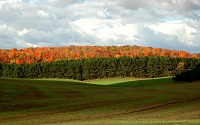
//> input picture 1.jpg, 200 x 125 px
$ ./Struct_3_Experimental   (built with g++ and OpenCV 4)
//> lines starting //> are read from the running program, lines starting //| are printed output that depends on the picture
#include "opencv2/core/core.hpp"
#include "opencv2/highgui/highgui.hpp"
#include "opencv2/imgproc/imgproc.hpp"
#include <iostream>
#include <vector>
#include <cmath>
#include <chrono>

using namespace cv;
using namespace std;
using namespace std::chrono;

// Dont touch these
const int modK = 5;
const int modNt = 4;
const double infinity = 10000000000;
const int colors_draw[modK + 1][3] = { {0, 0, 0}, {0, 255, 0}, {0, 255, 255}, {0, 0, 255}, {255, 0, 255}, {255, 0, 0} };

// Better dont touch these
const double color_scale = 1. / 100.;
const double weight = 0.5;

// Actual params, which can be changed
// Better start with epsilon around 10
// And give at least 500 first iterations
const int em_iter = 10;
const int first_iter = 2000;
const int iter = 200;
const double epsilon = 10;
// Iterations will stop when prev epsilon and cur epsilon wont differ more then on this value
const double accuracy = 0.01;

// Set hack_value to zero if u are not hacker
// Empirical rule: if current epsilon is close to zero
// That means that diffusion made all (or almost all) max arcs equal
// Which means that we can get solution from the updated weights of diffusion
// So instead of finding markup which epsilon close to best we can find best itself
const double hack_value = 0.;

const bool experimental = true;

// Percentages of image taken for calculating distribution
const double perc_h = 0.2;

// Aprior probs
const double aprior[3] = {9. / 20.,
                          1. / 10.,
	                      9. / 20.};

// Saving results
// [29 lines left out: function save_and_show, not called in this run]

// Scalar mult
double vec_mult(double* x, double* y)
{
	double sum = 0.;
	for (int c = 0; c < 3; ++c)
		sum += x[c] * y[c];

	return sum;
}

// vec(x) * mat(a)
double* mat_mult(double* x, double** a)
{
	double* res = new double[3];
	for (int c = 0; c < 3; ++c)
		res[c] = vec_mult(x, a[c]);

	return res;
}

// q function
double q_func(int x[3], double* mus, double* eps, const int k)
{
	// TODO: check if this is correct
	double* x_ = new double[3];
	for (int c = 0; c < 3; ++c)
		x_[c] = x[c] * color_scale - mus[k * 3 + c];

	Mat mep(3, 3, CV_64FC1);
	for (int c = 0; c < 3; ++c)
		for (int c_ = 0; c_ < 3; ++c_)
			mep.at<double>(c, c_) = eps[k * 9 + c * 3 + c_];

	Mat inverse = mep.inv();

	double** ep = new double* [3];
	for (int c = 0; c < 3; ++c)
		ep[c] = new double[3];

	for (int c = 0; c < 3; ++c)
		for (int c_ = 0; c_ < 3; ++c_)
			ep[c][c_] = inverse.at<double>(c, c_);

	double* z = mat_mult(x_, ep);
	double result = vec_mult(x_, z);

	delete[] z;
	delete[] x_;

	for (int c = 0; c < 3; ++c)
		delete[] ep[c];
	delete[] ep;

	return -result;
}

double g_plus(const int x1, const int y1, const int x2, const int y2, const int k1, const int k2)
{
	if ((k1 == 0) && (k2 == 0))
	{
		return 0;
	}

	if ((k1 == 1) && (k2 == 1))
	{
		if (x1 != x2)
			return 0;
		else
			return -infinity;
	}

	if ((k1 == 2) && (k2 == 2))
	{
		return 0;
	}

	if ((k1 == 3) && (k2 == 3))
	{
		if (x1 != x2)
			return 0;
		else
			return -infinity;
	}

	if ((k1 == 4) && (k2 == 4))
	{
		return 0;
	}

	///////////////////////////////////////////////

	if ((k1 == 1) && (k2 == 0))
	{
		if (y1 > y2)
			return -infinity;
		else
			return -weight;
	}

	if ((k1 == 0) && (k2 == 1))
	{
		if (y2 > y1)
			return -infinity;
		else
			return -weight;
	}

	// -------------------------

	if ((k1 == 2) && (k2 == 0))
	{
		return -infinity;
	}

	if ((k1 == 0) && (k2 == 2))
	{
		return -infinity;
	}

	// --------------------------

	if ((k1 == 3) && (k2 == 0))
	{
		if (y1 > y2)
			return -infinity;
		else
			return -weight;
	}

	if ((k1 == 0) && (k2 == 3))
	{
		if (y2 > y1)
			return -infinity;
		else
			return -weight;
	}

	// ---------------------------

	if ((k1 == 4) && (k2 == 0))
	{
		return -infinity;
	}

	if ((k1 == 0) && (k2 == 4))
	{
		return -infinity;
	}

	// ----------------------------

	if ((k1 == 2) && (k2 == 1))
	{
		if (y1 > y2)
			return -infinity;
		else
			return -weight;
	}

	if ((k1 == 1) && (k2 == 2))
	{
		if (y2 > y1)
			return -infinity;
		else
			return -weight;
	}

	// ---------------------------

	if ((k1 == 3) && (k2 == 1))
	{
		if (y1 > y2)
			return -infinity;
		else
			return -weight;
	}

	if ((k1 == 1) && (k2 == 3))
	{
		if (y2 > y1)
			return -infinity;
		else
			return -weight;
	}

	// --------------------------

	if ((k1 == 4) && (k2 == 1))
	{
		return -infinity;
	}

	if ((k1 == 1) && (k2 == 4))
	{
		return -infinity;
	}

	// -------------------------

	if ((k1 == 3) && (k2 == 2))
	{
		if (y1 > y2)
			return -infinity;
		else
			return -weight;
	}

	if ((k1 == 2) && (k2 == 3))
	{
		if (y2 > y1)
			return -infinity;
		else
			return -weight;
	}

	// -------------------------

	if ((k1 == 4) && (k2 == 2))
	{
		return -infinity;
	}

	if ((k1 == 2) && (k2 == 4))
	{
		return -infinity;
	}

	// -------------------------

	if ((k1 == 4) && (k2 == 3))
	{
		if (y1 > y2)
			return -infinity;
		else
			return -weight;
	}

	if ((k1 == 3) && (k2 == 4))
	{
		if (y2 > y1)
			return -infinity;
		else
			return -weight;
	}

	// -------------------------

	cout << "Something is wrong... I can feel it" << endl;
	return -infinity;
}

double* calculate_mu(const int height, const int width, const int col, int* colors, int* colors_mask)
{
	int amount = 0;

	// Initialize result
	double* result = new double[3]();

	// To be safe
	for (int c = 0; c < 3; ++c)
		result[c] = 0.;

	// Sum all the pixel colors
	for (int t = 0; t < width * height; ++t)
	{
		if (colors_mask[t * 3 + col] == 255)
		{
			for (int c = 0; c < 3; ++c)
				result[c] += double(colors[t * 3 + c]) * color_scale;
			amount++;
		}
	}

	// Devide by amount
	for (int c = 0; c < 3; ++c)
		result[c] /= double(amount);

	return result;
}

double* calculate_ep(const int height, const int width, const int col, int* colors, int* colors_mask, double* mu)
{
	int amount = 0;

	// Initialize result
	double* result = new double[3 * 3]();

	// To be safe
	for (int c1 = 0; c1 < 3; ++c1)
		for (int c2 = 0; c2 < 3; ++c2)
			result[c1 * 3 + c2] = 0.;

	// Sum all the elements
	for (int t = 0; t < width * height; ++t)
	{
		if (colors_mask[t * 3 + col] == 255)
		{
			double x_mu[3];
			for (int c = 0; c < 3; ++c)
			{
				x_mu[c] = colors[t * 3 + c] * color_scale - mu[c];
			}

			for (int c1 = 0; c1 < 3; ++c1)
				for (int c2 = 0; c2 < 3; ++c2)
				{
					// TODO: check if this is correct
					result[c1 * 3 + c2] += x_mu[c1] * x_mu[c2];
				}
			amount++;
		}
	}

	// Devide by amount
	for (int c1 = 0; c1 < 3; ++c1)
		for (int c2 = 0; c2 < 3; ++c2)
			result[c1 * 3 + c2] /= amount;

	return result;
}

void get_distributions(double* mus, double* eps,
	const int height, const int width, int* colors, int const classes)
{
	int* colors_mask = new int[height * width * 3]();

	for (int x = 0; x < width; ++x)
	{
		for (int y = 0; y < height * perc_h; ++y)
			colors_mask[(x * height + y) * 3 + 0] = 255;

		for (int y = int((1 - perc_h) * height); y < height; ++y)
			colors_mask[(x * height + y) * 3 + 1] = 255;
	}

	// Calculate all mus
	double* mu_0 = calculate_mu(height, width, 1, colors, colors_mask);
	double* mu_2 = calculate_mu(height, width, 0, colors, colors_mask);
	double* mu_1 = new double[3];

	for (int d = 0; d < 3; ++d)
	{
		if (abs(mu_0[d] - mu_2[d]) > 128 * color_scale)
		{
			mu_1[d] = (mu_0[d] + mu_2[d]) / 2.;
			mu_1[d] = (mu_0[d] + mu_2[d]) / 2.;
		}
		else
		{
			//double ar[2] = { 0., 255. * color_scale };
			double ar[1] = { 0. };
			int ind = -1;
			double max = -1;

			for (int d_ = 0; d_ < 1; ++d_)
			{
				double a = pow(abs(ar[d_] - mu_0[d]) / color_scale, 0.5);
				double b = pow(abs(ar[d_] - mu_2[d]) / color_scale, 0.5);
				double cur = a + b;

				if (cur > max)
				{
					ind = d_;
					max = cur;
				}
			}

			mu_1[d] = ar[ind];
		}
	}

	for (int i = 0; i < 3; ++i)
	{
		mus[0 + i] = mu_0[i];
		mus[3 + i] = mu_1[i];
		mus[6 + i] = mu_2[i];
	}

	// Calculate all eps
	double* ep_0 = calculate_ep(height, width, 1, colors, colors_mask, mu_0);
	double* ep_2 = calculate_ep(height, width, 0, colors, colors_mask, mu_2);

	for (int i = 0; i < 9; ++i)
	{
		eps[0 + i] = ep_0[i];
		if (i % 3 == int(i / 3))
			eps[9 + i] = (ep_0[i] + ep_2[i]);
		else
			eps[9 + i] = 0.;
		eps[18 + i] = ep_2[i];
	}

	delete[] mu_0;
	delete[] mu_1;
	delete[] mu_2;
	delete[] ep_0;
	delete[] ep_2;
}

void EM(int* colors, const int height, const int width, double* mus, double* eps)
{
	const int classes = 3;
	const int modT = width * height;

	// Initialize probs
	double* p_k_x = new double[classes * modT]();
	double* p_k = new double[classes]();
	for (int c = 0; c < 3; ++c)
		p_k[c] = aprior[c];
	double* p_x_k = new double[modT * classes]();

	// For saving and further processing
	double* mus_ = new double[classes * 3]();
	double* eps_ = new double[classes * 9]();
	get_distributions(mus_, eps_, height, width, colors, classes);

	double ref[6];
	for (int d = 0; d < 2; ++d)
		for (int d_ = 0; d_ < 3; ++d_)
			ref[d * 3 + d_] = mus_[d * 6 + d_];

	cout << " - - - - - - - - - - - - - - - " << endl;

	for (int i = 0; i < 3; ++i)
		cout << mus_[i] << " " << endl;
	cout << endl;

	for (int i = 0; i < 3; ++i)
		cout << mus_[3 + i] << " " << endl;
	cout << endl;

	for (int i = 0; i < 3; ++i)
		cout << mus_[6 + i] << " " << endl;
	cout << endl;

	for (int i = 0; i < 3; ++i)
	{
		for (int j = 0; j < 3; ++j)
			cout << eps_[i * 3 + j] << " ";
		cout << endl;
	}
	cout << endl;

	for (int i = 0; i < 3; ++i)
	{
		for (int j = 0; j < 3; ++j)
			cout << eps_[9 + i * 3 + j] << " ";
		cout << endl;
	}
	cout << endl;

	for (int i = 0; i < 3; ++i)
	{
		for (int j = 0; j < 3; ++j)
			cout << eps_[18 + i * 3 + j] << " ";
		cout << endl;
	}
	cout << endl;

	for (int it = 0; it < em_iter; ++it)
	{
		cout << "EM --- " << it << " / " << em_iter << endl;

		// First step
		for (int t = 0; t < modT; ++t)
		{
			double sum = 0;
			for (int c = 0; c < classes; ++c)
			{
				int x[3] = { colors[t * 3], colors[t * 3 + 1], colors[t * 3 + 2] };
				if (q_func(x, mus_, eps_, c) > 50)
					p_x_k[t * classes + c] = infinity;
				else
					p_x_k[t * classes + c] = exp(0.5 * q_func(x, mus_, eps_, c));
				sum += p_x_k[t * classes + c];
			}

			for (int c = 0; c < classes; ++c)
				p_x_k[t * classes + c] /= sum;
		}

		// Second step
		for (int c = 0; c < classes; ++c)
		{
			for (int t = 0; t < modT; ++t)
			{
				double sum = 0;
				for (int c_ = 0; c_ < classes; ++c_)
					sum += p_x_k[t * classes + c_] * p_k[c_];

				p_k_x[c * modT + t] = p_x_k[t * classes + c] * p_k[c] / sum;
			}
		}

		// Third step
		for (int c = 0; c < classes; ++c)
		{
			double sum = 0;
			for (int t = 0; t < modT; ++t)
				sum += p_k_x[c * modT + t];
			p_k[c] = sum / double(modT);
		}

		// Claculate mus_
		for (int c = 0; c < classes; ++c)
		{
			for (int d = 0; d < 3; ++d)
			{
				mus_[c * 3 + d] = 0;
				double sum = 0;

				for (int t = 0; t < modT; ++t)
				{
					mus_[c * 3 + d] += p_k_x[c * modT + t] * colors[t * 3 + d];
					sum += p_k_x[c * modT + t];
				}

				mus_[c * 3 + d] *= color_scale;
				mus_[c * 3 + d] /= sum;
			}
		}

		// Claculate eps_
		for (int c = 0; c < classes; ++c)
		{
			for (int d = 0; d < 3; ++d)
			{
				for (int d_ = 0; d_ < 3; ++d_)
				{
					eps_[c * 9 + d * 3 + d_] = 0;
					double sum = 0;
					for (int t = 0; t < modT; ++t)
					{
						eps_[c * 9 + d * 3 + d_] += p_k_x[c * modT + t] * double(colors[t * 3 + d] * color_scale - mus_[c * 3 + d]) * double(colors[t * 3 + d_] * color_scale - mus_[c * 3 + d_]);
						sum += p_k_x[c * modT + t];
					}

					eps_[c * 9 + d * 3 + d_] /= sum;
				}
			}
		}


		// Experimental
		if (experimental)
		{
			for (int c = 0; c < classes; ++c)
			{
				for (int d = 0; d < 3; ++d)
					for (int d_ = 0; d_ < 3; ++d_)
						eps_[c * 9 + d * 3 + d_] = (eps_[((c + 1) % classes) * 9 + d * 3 + d_] + eps_[((c + 2) % classes) * 9 + d * 3 + d_]) * 0.5;
			}
		}
	}

	int di[3] = { -1, -1, -1 };

	for (int d = 0; d < 2; ++d)
	{
		double min_dif = 1000000;
		int ind = -1;
		for (int d_ = 0; d_ < 3; ++d_)
		{
			if (d_ != di[0])
			{
				double cur = 0.;
				for (int c = 0; c < 3; ++c)
				{
					cur += pow(abs(mus_[d_ * 3 + c] - ref[d * 3 + c]) / color_scale, 0.5);
				}

				if (cur < min_dif)
				{
					ind = d_;
					min_dif = cur;
				}
			}
		}

		di[d * 2] = ind;
	}
	di[1] = 3 - di[0] - di[2];
	for (int i = 0; i < 2; ++i)
		cout << di[i] << " --- ";
	cout << di[2] << endl;

	for (int d = 0; d < 3; ++d)
	{
		mus[0 * 3 + d] = mus_[di[0] * 3 + d];
		mus[1 * 3 + d] = mus_[di[1] * 3 + d];
		mus[2 * 3 + d] = mus_[di[1] * 3 + d];
		mus[3 * 3 + d] = mus_[di[2] * 3 + d];
		mus[4 * 3 + d] = mus_[di[2] * 3 + d];

		for (int d_ = 0; d_ < 3; ++d_)
		{
			eps[0 * 9 + d * 3 + d_] = eps_[di[0] * 9 + d * 3 + d_];
			eps[1 * 9 + d * 3 + d_] = eps_[di[1] * 9 + d * 3 + d_];
			eps[2 * 9 + d * 3 + d_] = eps_[di[1] * 9 + d * 3 + d_];
			eps[3 * 9 + d * 3 + d_] = eps_[di[2] * 9 + d * 3 + d_];
			eps[4 * 9 + d * 3 + d_] = eps_[di[2] * 9 + d * 3 + d_];
		}
	}

	for (int c = 0; c < 3; ++c)
		cout << " -------------------- " << p_k[c] << endl;

	delete[] p_k_x;
	delete[] p_k;
	delete[] p_x_k;
	delete[] mus_;
	delete[] eps_;
}

int amount_of_neightbors_plus(bool left, bool right, bool top, bool bottom)
{
	int result = 0;

	// Checking left side
	if (left)
		result++;

	// Checking right side
	if (right)
		result++;

	// Checking top pixel
	if (top)
		result++;

	// Checking bottom pixel
	if (bottom)
		result++;

	return result;
}

void get_neighbors_plus(int& nt, int* tau, int x, int y, int w, int h)
{
	bool left = (x != 0);
	bool right = (x != w - 1);
	bool top = (y != 0);
	bool bottom = (y != h - 1);

	// Calculate amount of neightbors
	nt = amount_of_neightbors_plus(left, right, top, bottom);

	int Index = 0;

	// Checking left side
	if (left)
	{
		tau[x * h * modNt + y * modNt + Index] = (x - 1) * h + y;
		Index++;
	}

	// Checking right side
	if (right)
	{
		tau[x * h * modNt + y * modNt + Index] = (x + 1) * h + y;
		Index++;
	}

	// Checking top pixel
	if (top)
	{
		tau[x * h * modNt + y * modNt + Index] = x * h + (y - 1);
		Index++;
	}

	// Checking bottom pixel
	if (bottom)
	{
		tau[x * h * modNt + y * modNt + Index] = x * h + (y + 1);
	}
}

int find(int* arr, const int start, const int length, const int t)
{
	for (int i = 0; i < length; ++i)
		if (arr[start + i] == t)
			return i;

	cout << "Something is wrong... I can feel it" << endl;
	return -1;
}

inline int get_g_ind(const int t, const int t__, const int height)
{
	return 2 * (abs(t - t__) == height) + (t__ > t);
}

inline int get_q_ind(const int t, int* colors)
{
	return ((colors[t * 3] * 256 + colors[t * 3 + 1]) * 256 + colors[t * 3 + 2]) * modK;
}

void diffusion(const int iter, double* mus, double* eps,
	int* nt, int* tau,
	double* phi, const int width, const int height,
	int* colors, double* g, double* q)
{
	const int modT = width * height;
	for (int it = 0; it < iter; ++it)
	{
		cout << "Diffusion --- " << it << " / " << iter << endl;
		for (int t = 0; t < modT; ++t)
		{
			const int _t = t * modNt * modK;
			for (int c = 0; c < modK; ++c)
			{
				// Finding k_best for each neighbor
				int* k_star = new int[nt[t]];
				for (int t_ = 0; t_ < nt[t]; ++t_)
				{
					int t__ = tau[t * modNt + t_];
					int k_best = -1;
					double sum_best = -infinity * 100.;
					for (int c_ = 0; c_ < modK; ++c_)
					{
						double sum = g[get_g_ind(t, t__, height) * modK * modK + c * modK + c_] -
							phi[_t + t_ * modK + c] -
							phi[t__ * modNt * modK + find(tau, t__ * modNt, nt[t__], t) * modK + c_];
						if (sum > sum_best)
						{
							k_best = c_;
							sum_best = sum;
						}
					}

					k_star[t_] = k_best;
				}
				// Calculating Constant C for further update of phi
				double Con = 0.;

				for (int t_ = 0; t_ < nt[t]; ++t_)
				{
					int t__ = tau[t * modNt + t_];
					Con += g[get_g_ind(t, t__, height) * modK * modK + c * modK + k_star[t_]] -
						phi[t__ * modNt * modK + find(tau, t__ * modNt, nt[t__], t) * modK + k_star[t_]];
				}

				Con += q[get_q_ind(t, colors) + c];
				Con /= double(nt[t]);

				// Updating phi
				for (int t_ = 0; t_ < nt[t]; ++t_)
				{
					int t__ = tau[t * modNt + t_];
					phi[_t + t_ * modK + c] = g[get_g_ind(t, t__, height) * modK * modK + c * modK + k_star[t_]] -
						phi[t__ * modNt * modK + find(tau, t__ * modNt, nt[t__], t) * modK + k_star[t_]] - Con;
				}

				delete[] k_star;
			}
		}
	}
}

// [275 lines left out: functions get_result, get_or_and_problem, cross, f, self_control, not called in this run]

int* iterations(const int first_iter, const int iter,
	const double accuracy, double epsilon,
	double* mus, double* eps,
	int* nt, int* tau,
	const int width, const int height,
	int* colors,
	double* g, double* q)
{
	double prev_epsilon = 2 * epsilon;
	double current_epsilon = epsilon;
	const int modT = width * height;
	bool stop = false;
	int counter = 0;
	int* last_res = new int[modT]();
	for (int t = 0; t < modT; ++t)
		last_res[t] = -1;
	int* current_res = new int[modT]();
	for (int t = 0; t < modT; ++t)
		current_res[t] = -1;

	// Initialize phi
	double* phi = new double[modT * modNt * modK]();

	// First Diffusion
	diffusion(first_iter, mus, eps, nt, tau, phi, width, height, colors, g, q);

	while (!stop)
	{
		cout << prev_epsilon << " - " << current_epsilon << " <> " << accuracy << endl;
		// Get or and problem
		bool* gs;
		bool* qs;
		get_or_and_problem(gs, qs, nt, tau, phi, width, height, mus, eps, colors, current_epsilon, g, q);

		// Use crossing
		cross(gs, qs, nt, tau, width, height);

		bool check;
		bool have_result = false;

		if (current_epsilon < 0.01 && hack_value == 0.)
			cout << "Consider using hacks" << endl;

		if ((prev_epsilon - current_epsilon) < 2 * accuracy)
		{
			check = f(qs);
			if (check)
			{
				if ((prev_epsilon - current_epsilon) > hack_value)
					check = self_control(current_res, gs, qs, nt, tau, width, height);
				else
				{
					check = f(qs);
					current_res = get_result(nt, tau, phi, width, height, g);
				}
				have_result = true;
			}
		}
		else
		{
			check = f(qs);
		}

		if (check)
		{
			if (have_result)
				for (int t = 0; t < modT; ++t)
					last_res[t] = current_res[t];

			prev_epsilon = current_epsilon;
			current_epsilon *= 0.5;
		}
		else
		{
			current_epsilon = (prev_epsilon + current_epsilon) * 0.5;
		}

		if ((prev_epsilon - current_epsilon) < accuracy)
		{
			stop = true;
		}
		else
		{
			diffusion(iter, mus, eps, nt, tau, phi, width, height, colors, g, q);
		}

		delete[] qs;
		delete[] gs;
	}

	if (last_res[0] == -1)
	{
		// [16 lines of commented-out code are left out]
		cout << "Not enought diffusion iterations" << endl;
		cout << "Didnt find solution with selfcontrol, using diffusion weights to get possible result" << endl;
		last_res = get_result(nt, tau, phi, width, height, g);
	}

	delete[] current_res;

	return last_res;
}

int main()
{
	Mat image_, image[4];
	image_ = imread("1.jpg", IMREAD_UNCHANGED);
//> image_ is the input picture: 125 rows x 200 cols, CV_8UC3; mean B, G, R 95.3, 124.8, 131.1
	split(image_, image);
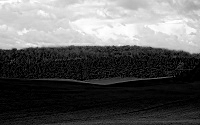
//> image[0]: 125 rows x 200 cols, CV_8UC1; min 0, max 255, mean 95.3
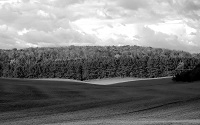
//> image[1]: 125 rows x 200 cols, CV_8UC1; min 0, max 255, mean 124.8
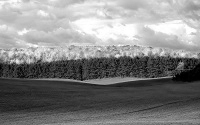
//> image[2]: 125 rows x 200 cols, CV_8UC1; min 0, max 255, mean 131.1

	auto start = high_resolution_clock::now();

	const int height = image[0].size().height;
//> height = 125
	const int width = image[0].size().width;
//> width = 200

	// Get array from Mat
	int* colors = new int[width * height * 3];
	for (int x = 0; x < width; ++x)
	{
		const int x_ = x * height * 3;
		for (int y = 0; y < height; ++y)
		{
			const int y_ = y * 3;
			for (int c = 0; c < 3; ++c)
				colors[x_ + y_ + c] = int(image[c].at<uchar>(y, x));
		}
	}
//> this loop made 200 passes
//> x_ on passes 1 to 3: 0, 375, 750

	// Form single array for mus and eps
	// 0 - down
	// 1 - border_mid
	// 2 - mid
	// 3 - border_up
	// 4 - up
	double* mus = new double[modK * 3];
	double* eps = new double[modK * 3 * 3];

	EM(colors, height, width, mus, eps);
//> in EM, `const int modT = width * height;`: modT = 25000
//> after the loop in calculate_mu, `for (int t = 0; t < width * height; ++t)`: amount = 5000
//> the loop in get_distributions, `for (int d = 0; d < 3; ++d)` made 3 passes
//> (ind, max) on pass 3: (0, 23.72)
//> after the loop in EM, `for (int d = 0; d < 2; ++d)`: ref = [0.217, 0.74, 0.864, 2.17, 2.17, 2.08]
//> the loop in EM, `for (int i = 0; i < 3; ++i)` made 3 passes
//| 0.216928
//| 0.739586
//| 0.864362
//> the loop in EM, `for (int d = 0; d < 2; ++d)` made 2 passes
//> (ind, min_dif) on passes 1 to 2: (0, 9.82), (2, 1.12)
//> in EM, `di[1] = 3 - di[0] - di[2];`: di = [0, 1, 2]
//> the loop in EM, `for (int i = 0; i < 2; ++i)` made 2 passes
//| 0 --- 1 ---
//| 2
//> the loop in EM, `for (int c = 0; c < 3; ++c)` made 3 passes
//|  -------------------- 0.538444
//|  -------------------- 0.07875
//|  -------------------- 0.382806

	for (int i = 0; i < 3; ++i)
		cout << mus[i] << " " << endl;
//> this loop made 3 passes
//| 0.164045
//| 0.625487
//| 0.692755
	cout << endl;

	for (int i = 0; i < 3; ++i)
		cout << mus[6 + i] << " " << endl;
	cout << endl;

	for (int i = 0; i < 3; ++i)
		cout << mus[12 + i] << " " << endl;
	cout << endl;

	for (int i = 0; i < 3; ++i)
	{
		for (int j = 0; j < 3; ++j)
			cout << eps[i * 3 + j] << " ";
		cout << endl;
	}
	cout << endl;

	for (int i = 0; i < 3; ++i)
	{
		for (int j = 0; j < 3; ++j)
			cout << eps[18 + i * 3 + j] << " ";
		cout << endl;
	}
	cout << endl;

	for (int i = 0; i < 3; ++i)
	{
		for (int j = 0; j < 3; ++j)
			cout << eps[36 + i * 3 + j] << " ";
		cout << endl;
	}
	cout << endl;

	if (true)
	{
		auto mark = high_resolution_clock::now();
		cout << "Precalculating g" << endl;
		// Initialize q and g
		double* g = new double[modNt * modK * modK];

		for (int c = 0; c < modK; ++c)
			for (int c_ = 0; c_ < modK; ++c_)
				g[0 * modK * modK + c * modK + c_] = g_plus(1, 1, 1, 0, c, c_);

		for (int c = 0; c < modK; ++c)
			for (int c_ = 0; c_ < modK; ++c_)
				g[1 * modK * modK + c * modK + c_] = g_plus(1, 1, 1, 2, c, c_);

		for (int c = 0; c < modK; ++c)
			for (int c_ = 0; c_ < modK; ++c_)
				g[2 * modK * modK + c * modK + c_] = g_plus(1, 1, 0, 1, c, c_);

		for (int c = 0; c < modK; ++c)
			for (int c_ = 0; c_ < modK; ++c_)
				g[3 * modK * modK + c * modK + c_] = g_plus(1, 1, 2, 1, c, c_);
		cout << "Done" << endl;
		cout << "Time used: " << double(duration_cast<microseconds>(high_resolution_clock::now() - mark).count()) / 1000000. << endl;

		mark = high_resolution_clock::now();
		cout << "Precalculating q" << endl;
		double* q = new double[256 * 256 * 256 * modK]();
		for (int t = 0; t < height * width; ++t)
		{
			int x[3] = { colors[t * 3], colors[t * 3 + 1], colors[t * 3 + 2] };
			const int ind = x[0] * 256 * 256 * modK + x[1] * 256 * modK + x[2] * modK;
			for (int c = 0; c < modK; ++c)
				q[ind + c] = q_func(x, mus, eps, c);
		}
//> this loop made 25000 passes
//> ind on passes 1 to 3: 73034010, 83558345, 83886060
		cout << "Done" << endl;
		cout << "Time used: " << double(duration_cast<microseconds>(high_resolution_clock::now() - mark).count()) / 1000000. << endl;

		// Create neighbour structure
		const int modT = width * height;
//> modT = 25000
		int* tau = new int[modT * modNt];
		int* nt = new int[modT];
		for (int x = 0; x < width; ++x)
		{
			for (int y = 0; y < height; ++y)
				get_neighbors_plus(nt[x * height + y], tau, x, y, width, height);
		}

		int* res = iterations(first_iter, iter, accuracy, epsilon, mus, eps, nt, tau, width, height, colors, g, q);
//> (the run ends here: the time limit is reached, at `cout << "Diffusion --- " << it << " / " << iter << endl;`)
